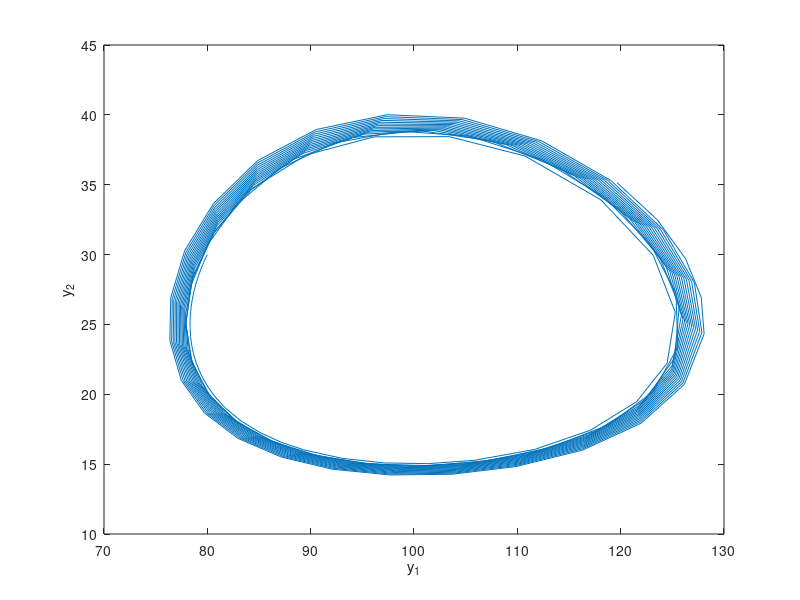

Write the MATLAB code that produced this figure. (Note: this script raises an error after producing the figure.)
function test

a =0.25;
b= -0.01;
c= -1.00;
d=0.01;

y10 = 80; % initial population of prey
y20 = 30; % initial population of predator
tspan = [0 200]; % time span to integrate over
[t,Y] = ode45(@myode,tspan,[y10 y20]);

y1 = Y(:,1);
y2 = Y(:,2);

figure;
plot(y1,y2);hold on;
xlabel('y_1')
ylabel('y_2')
lags = [1]; % this is where we specify the vector of taus

sol = dde23(@ddefun,lags,@history,tspan)

y1 = sol.y(1,:); % note the y-solution is a row-wise matrix.
y2 = sol.y(2,:);
plot(y1,y2);

function dYdt = myode(t,Y)
% ordinary model
y1 = Y(1);
y2 = Y(2);

dy1dt = a*y1 + b*y1*y2;
dy2dt = c*y2 + d*y1*y2;

dYdt = [dy1dt; dy2dt];
end


% we need a history function that is a column vector giving the value of y1
% and y2 in the past. Here we make these constant values.
function y = history(t)
y = [80; 30];
end

% we define the function for the delay. the Y variable is the same as you
% should be used to from an ordinary differential equation. Z is the values
% of all the delayed variables.
function  dYdt = ddefun(t,Y,Z)
m = 200; % additional variable
y1 = Y(1);
y2 = Y(2);

% Z(:,1) = [y1(t - tau_1); y2(t - tau_2)]
y1_tau1 = Z(1,1);
y2_tau1 = Z(2,1);

dy1dt = a*y1*(1-y1/m) + b*y1*y2;
dy2dt = c*y2 + d*y1_tau1*y2_tau1;

dYdt = [dy1dt; dy2dt];
end



end